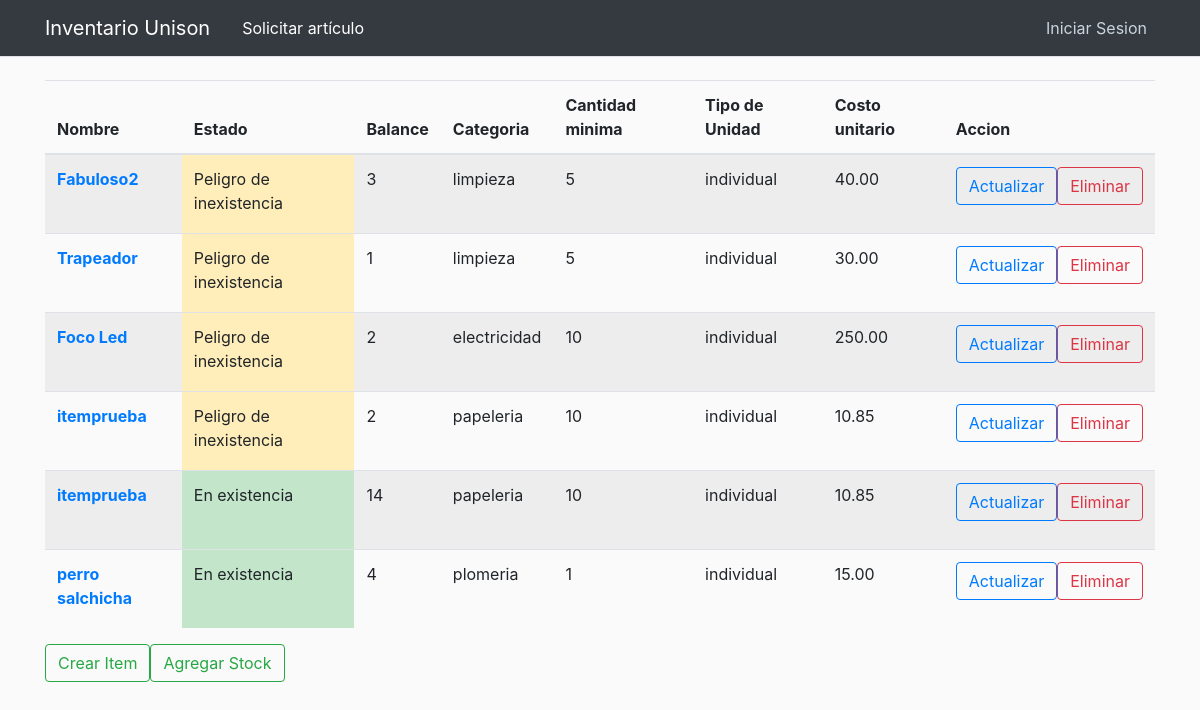
Screenshot of /manage_items/ with the database file from the repository.
### inventory/models.py (models this page shows, shortened)
class Item(models.Model):
    CATEGORY_CHOICES = [
        ('papeleria', 'Papelería'),
        ('limpieza', 'Limpieza'),
        ('plomeria', 'Plomería'),
        ('electricidad', 'Electricidad'),
    ]
    UNIT_CHOICES = [
        ('paquete', 'Paquete'),
        ('block', 'Block'),
        ('individual', 'Individual'),
        ('caja', 'Caja'),
    ]
    name = models.CharField(max_length=255)
    image = models.ImageField(default='default_item.jpg', upload_to='item_pics')
    id = models.AutoField(primary_key=True)
    category = models.CharField(max_length=20, choices=CATEGORY_CHOICES)
    description = models.TextField()
    unit_type = models.CharField(max_length=20, choices=UNIT_CHOICES)
    unit_price = models.DecimalField(max_digits=10, decimal_places=2)
    stock = models.IntegerField(default=0)
    low_stock_threshold = models.IntegerField(default=10)
    unison = models.BooleanField(default=True)

### inventory/views.py (the view)
# urls.py: path('manage_items/', views.manage_items, name='manage_items'),
def manage_items(request):
    items = Item.objects.all()
    return render(request, 'inventory/manage_items.html', {'items': items})

### inventory/templates/inventory/manage_items.html (shortened to what this page needs)
{% extends "base.html" %}
{% block content %}
    <table class="table table-striped">
        <thead>
        <tr>
            <th scope="col">Nombre</th>
            <th scope="col">Estado</th>
            <th scope="col">Balance</th>
            <th scope="col">Categoria</th>
            <th scope="col">Cantidad minima</th>
            <th scope="col">Tipo de Unidad</th>
            <th scope="col">Costo unitario</th>
            <th scope="col">Accion</th>
        </tr>
        </thead>
        <tbody>
        {% for item in items %}
            <tr>
                <th scope="row">
                    <a href="{% url 'display_item' item.id %}">{{ item.name }}</a>
                </th>
                {% if item.stock == 0 %}
                    <td class="table-danger">Inexistencia</td>
                {% else %}
                    {% if item.stock <= item.low_stock_threshold %}
                        <td class="table-warning">Peligro de inexistencia</td>
                    {% else %}
                        <td class="table-success">En existencia</td>
                    {% endif %}
                {% endif %}
                <td> {{ item.stock }}</td>
                <td> {{ item.category }}</td>
                <td> {{ item.low_stock_threshold }}</td>
                <td> {{ item.unit_type }}</td>
                <td> {{ item.unit_price }}</td>
                <td>
                    <div class="form-group">
                        <div class="btn-group" role="group">
                            <form method="get" action="{% url 'update_item' item.id %}">
                                <button class="btn btn-outline-primary" type="submit">Actualizar</button>
                            </form>
                            <form method="get" action="{% url 'delete_item' item.id %}">
                                <button class="btn btn-outline-danger" onclick="return confirmDelete();" type="submit">
                                    Eliminar
                                </button>
                            </form>
                        </div>
                    </div>
                </td>
            </tr>
        {% endfor %}
        </tbody>
    </table>
    <div class="form-group">
        <div class="btn-group" role="group">
            <form method="get" action="{% url 'create_item' %}">
                <button class="btn btn-outline-success" type="submit">Crear Item</button>
            </form>
            <form method="get" action="{% url 'add_stock' %}">
                <button class="btn btn-outline-success" type="submit">
                    Agregar Stock
                </button>
            </form>
        </div>
    </div>
{% endblock content %}

### inventory/static/inventory/main.css (style rules this page uses)
body { background: #fafafa; color: #333333; margin-top: 5rem; }

### rows the page displays
Item: name "Fabuloso2", shows "Peligro de inexistencia", stock "3", category "limpieza", low_stock_threshold "5", unit_type "individual", unit_price "40.00"
Item: name "Trapeador", shows "Peligro de inexistencia", stock "1", category "limpieza", low_stock_threshold "5", unit_type "individual", unit_price "30.00"
Item: name "Foco Led", shows "Peligro de inexistencia", stock "2", category "electricidad", low_stock_threshold "10", unit_type "individual", unit_price "250.00"
Item: name "itemprueba", shows "Peligro de inexistencia", stock "2", category "papeleria", low_stock_threshold "10", unit_type "individual", unit_price "10.85"
Item: name "itemprueba", shows "En existencia", stock "14", category "papeleria", low_stock_threshold "10", unit_type "individual", unit_price "10.85"
Item: name "perro salchicha", shows "En existencia", stock "4", category "plomeria", low_stock_threshold "1", unit_type "individual", unit_price "15.00"
